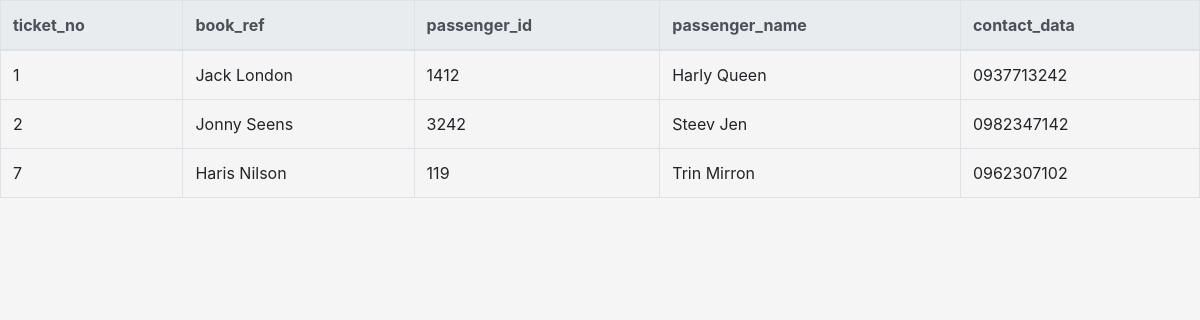
The app's page /aero/ticket/ with its own data.
### aero/models.py (models this page shows, shortened)
class Ticket(models.Model):
    ticket_no = models.IntegerField(primary_key=True, unique=True, verbose_name='ticket_no')
    book_ref = models.ForeignKey('Booking', to_field='book_ref', on_delete=models.PROTECT, verbose_name='book_ref')
    passenger_id = models.IntegerField(verbose_name='passenger_id')
    passenger_name = models.CharField(max_length=20, verbose_name='passenger_name')
    contact_data = models.CharField(max_length=20, verbose_name='contact_data')

class Booking(models.Model):
    book_ref = models.CharField(max_length=40, primary_key=True, unique=True, verbose_name='book_ref')
    book_data = models.DateTimeField(verbose_name='book_data')
    total_amount = models.DecimalField(max_digits=11, decimal_places=2, verbose_name='total_amount')
    def __str__(self):
        return self.book_ref

### aero/views.py (the view)
# urls.py: path('ticket/', ticket_index),
def ticket_index(request):
    template = loader.get_template("ticket/index.html")
    tickets = Ticket.objects.order_by("ticket_no")
    context = { 'tickets': tickets }
    return HttpResponse(template.render(context, request))

### aero/templates/ticket/index.html (shortened to what this page needs)
<!DOCTYPE html>
<html>
	<head>
		<link rel="stylesheet" href="https://cdn.jsdelivr.net/npm/bootstrap@4.3.1/dist/css/bootstrap.min.css">
	</head>
	<body style="background: whitesmoke;">
	<table class="table table-bordered table-hover">
	  <thead class="thead-light">
	    <tr>
	      <th scope="col">ticket_no</th>
	      <th scope="col">book_ref</th>
	      <th scope="col">passenger_id</th>
  	      <th scope="col">passenger_name</th>
  	      <th scope="col">contact_data</th>
	    </tr>
	  </thead>
	  <tbody>
		{% for ticket in tickets %}
	    <tr>
	      <td>{{ticket.ticket_no}}</td>
	      <td>{{ticket.book_ref}}</td>
	      <td>{{ticket.passenger_id}}</td>
	      <td>{{ticket.passenger_name}}</td>
	      <td>{{ticket.contact_data}}</td>
	    </tr>
		{% endfor %}
	  </tbody>
	</table>
	</body>
</html>

### records on screen
Ticket: ticket_no "1", book_ref "Jack London", passenger_id "1412", passenger_name "Harly Queen", contact_data "0937713242"
Ticket: ticket_no "2", book_ref "Jonny Seens", passenger_id "3242", passenger_name "Steev Jen", contact_data "0982347142"
Ticket: ticket_no "7", book_ref "Haris Nilson", passenger_id "119", passenger_name "Trin Mirron", contact_data "0962307102"
